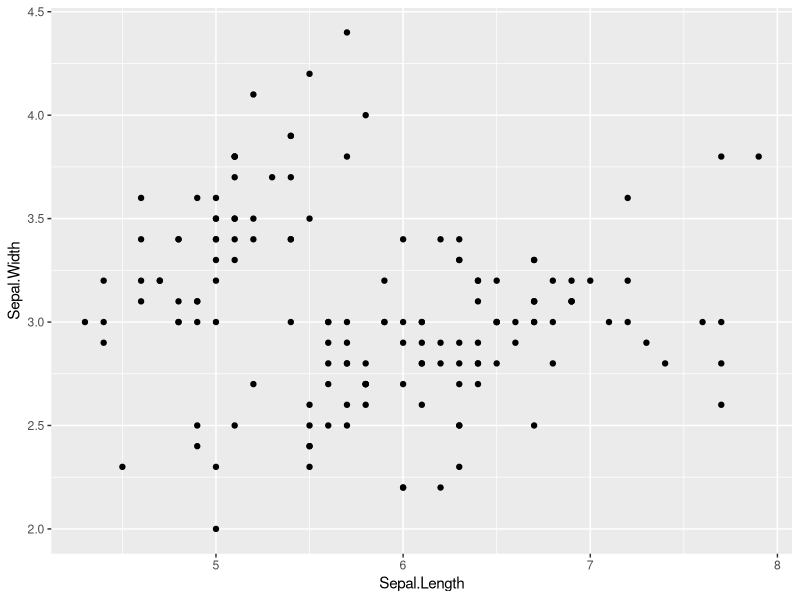
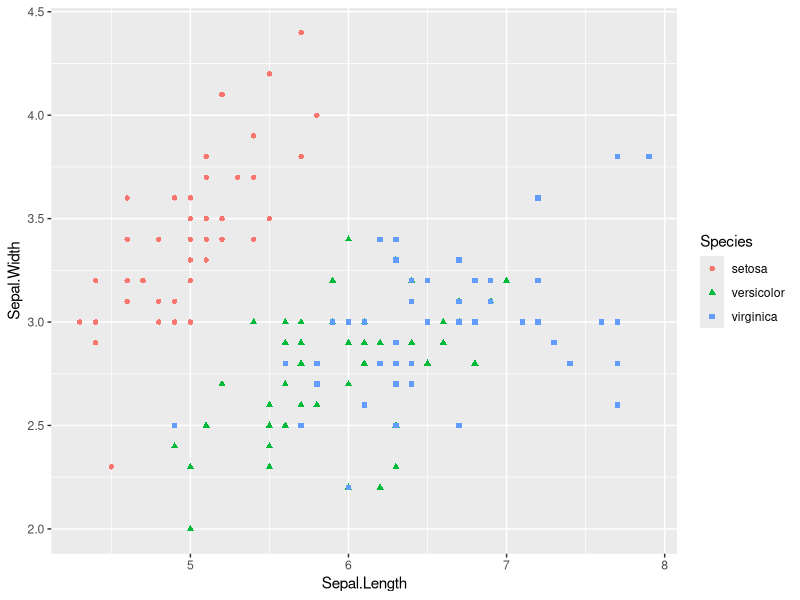
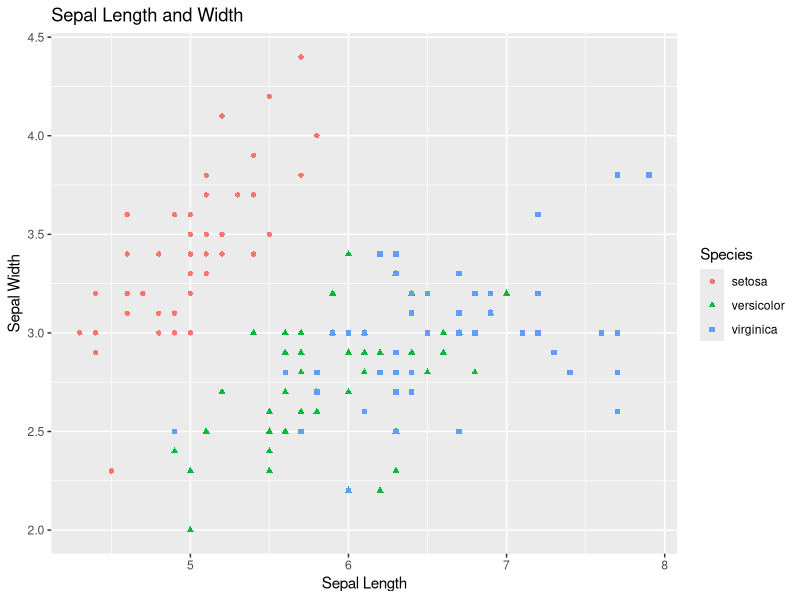
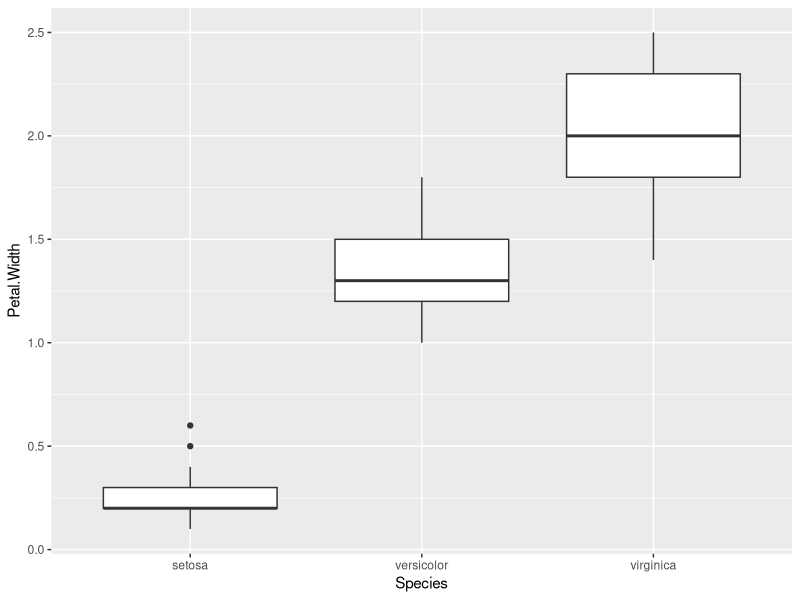
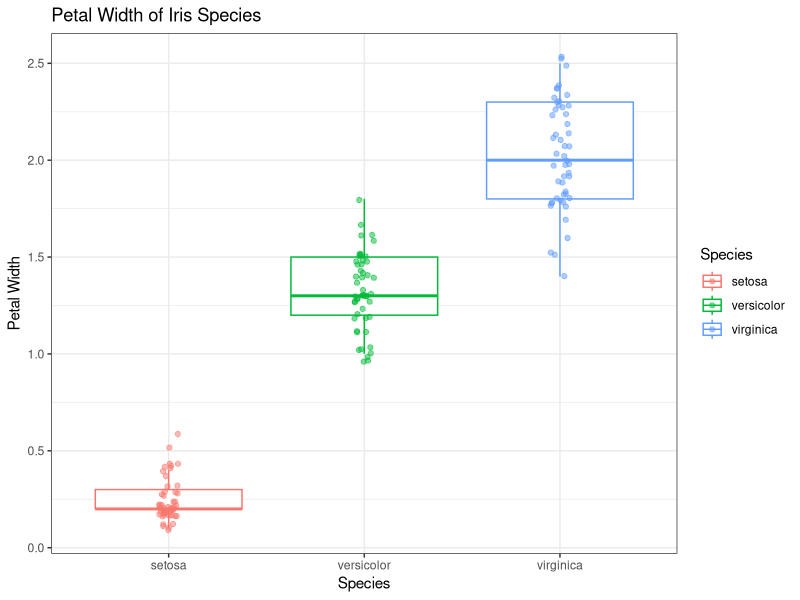
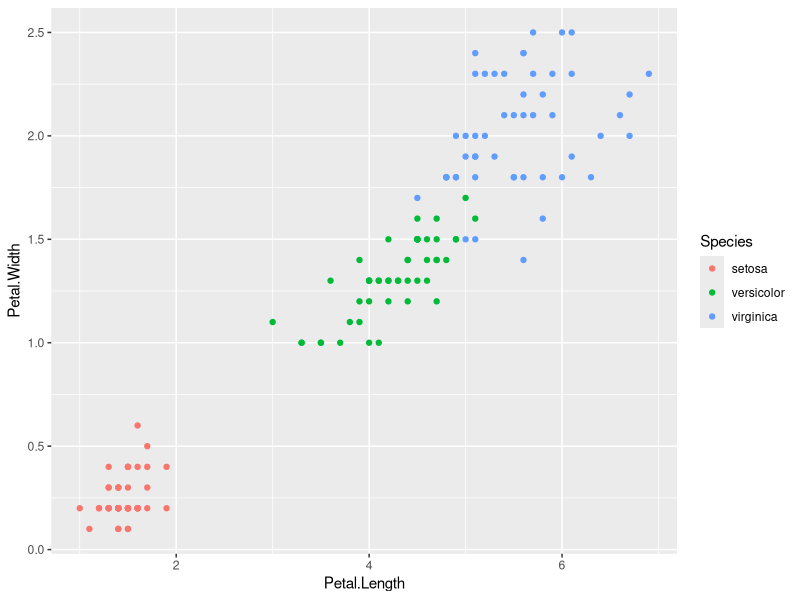
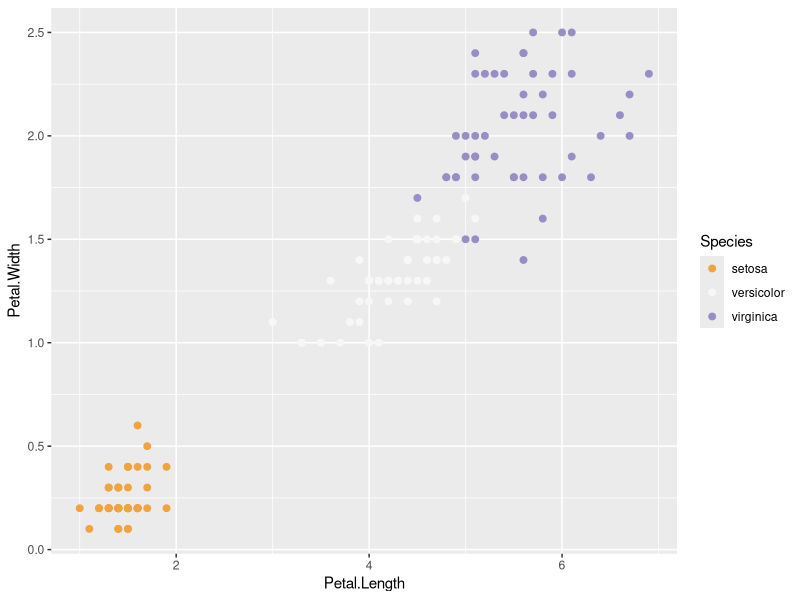
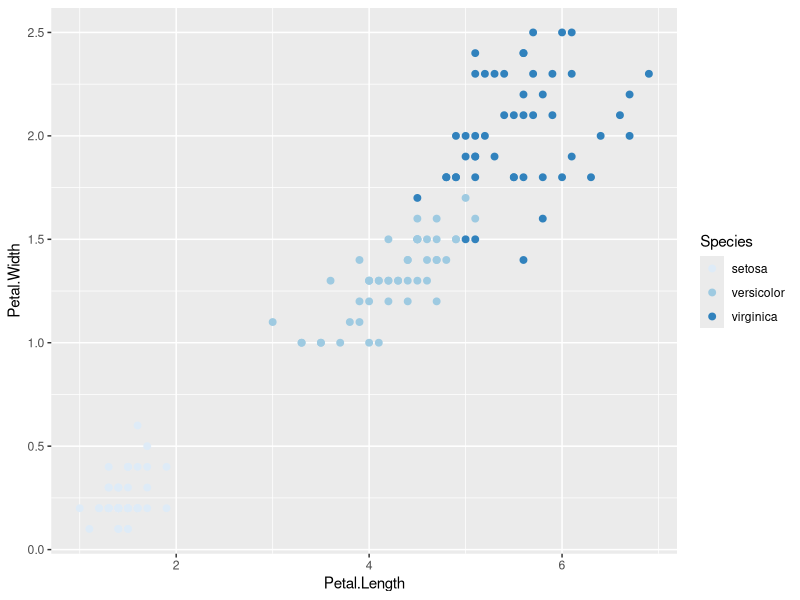

Source code (R) for these figures, in order:
## ---- chunk 1
knitr::opts_chunk$set(echo = TRUE)
## ---- chunk 2
tabl <- "
| Column            | Description                                   |
|-------------------|:----------------------------------------------|
| Sepal.Length	    | Sepal length in centimeters                   |            
| Sepal.Width	      | Sepal width in centimeters                    |
| Petal.Length	    | Petal length in centimeters                   |
| Petal.Width	      | Petal width in centimeters                    |
| Species	          | Name of species name                          |
"
cat(tabl)
## ---- chunk 3
# To see data sets available
data()

# Load the data set of choice
# use the data set name as the argument to `data()`
data(iris)
## ---- chunk 4
# Install the following library
# install.packages("ggplot2")

# Load the ggplot2 package to access its unique functions 
library(ggplot2)


# Step 1: Make the plot object by indicating the input data 
# and plot aesthetics
# Example of creating the plot object for a scatter plot
plot_1 <- ggplot(data = iris, 
                 aes(x = Sepal.Length, 
                     y = Sepal.Width)) 

# Step 2: Add layers to the plot object to plot the data. Here we add 
# the points of the scatter plot
# Example of a basic scatter plot adding a `geom_point()` layer
plot_1 + 
  geom_point()

# Find out the options for `geom_point()`
?geom_point

# Step 3: Modify each layer using specific arguments and aesthetics options
# Example of a colorful scatter plot adding aesthetic mappings to the 
# `geom_point()` layer 
plot_1 + 
  geom_point(aes(color = Species, 
                 shape = Species))
## ---- chunk 5

# Add labels using `labs()`
plot_1 + 
  geom_point(aes(color = Species, 
                 shape = Species)) +
  labs(x = "Sepal Length",
       y = "Sepal Width",
       title = "Sepal Length and Width")
## ---- chunk 6
# Boxplot
plot_2 <- ggplot(data = iris, 
                 aes(x = Species, 
                     y = Petal.Width)) 

# Basic boxplot adding a `geom_boxplot()` layer
# Important note: the x value must be factored or grouped to have individual 
# boxplots returned
plot_2 +
  geom_boxplot()
  
# Colorful boxplot adding more layers and aesthetic mappings to the data
plot_2 + 
  geom_boxplot(aes(color = Species), 
               outlier.colour = NA, 
               position = "dodge") +
  geom_jitter(aes(color = Species, 
                  x = Species), 
              position = position_jitter(width = .05), 
              alpha = 0.5) +
  labs(x = "Species", 
       y = "Petal Width",
       title = "Petal Width of Iris Species") +
  theme_bw()
## ---- chunk 7

# Creating the base plot. Here we have indicated the data set and its 
# mappings.We have also added which column should be used for color 
# and fill mappings.
plot_3 <- ggplot(data = iris, 
                 aes(x = Petal.Length, 
                     y = Petal.Width,
                     color = Species,
                     fill = Species)) 

# Basic boxplot adding a `geom_boxplot()` layer
plot_3 +
  geom_point()
  
## ---- chunk 8
# RColorBrewer Examples
# install.packages("RColorBrewer")
library(RColorBrewer) 

# RColorBrewer Example 1
plot_3 + 
  geom_point(size = 2) +
  scale_color_brewer(palette = "PuOr")

# RColorBrewer Example 2
plot_3 + 
  geom_point(size = 2) +
  scale_color_brewer(palette = "Blues")

# viridisLite Example 1
# To be used with discrete data (non-continous)
# Uses default color option
plot_3 +
  geom_point(size = 2) +
  scale_colour_viridis_d()

# viridisLite Example 2
# To be used with discrete data (non-continous)
# C
plot_3 +
  geom_point(size = 2) +
  scale_colour_viridis_d(option = "plasma")

# Using Your Own Colors, Example 1
plot_3 +
  geom_point(size = 2) +
  scale_color_manual(values = c("#440154FF", "#21908CFF", "#FDE725FF")) 

# Using Your Own Colors, Example 2
plot_3 +
  geom_point(size = 2) +
  scale_color_manual(values = c("orange", "red", "skyblue")) 


## ---- chunk 9
# Install Tidyverse
# install.packages("tidyverse")

# Load the umbrella package Tidyverse
library(tidyverse)

# Reloading data to ensure nothing has been manipulated
data(iris)
## ---- chunk 10
# Create a new object with the subset data
iris_petals <- iris %>%
  filter(Petal.Length < 5) %>%
  select(Species, Petal.Length, Petal.Width)

# Use new data to create a plot object
petal_plot <- ggplot(iris_petals, 
                 aes(x = Petal.Length,
                     y = Petal.Width))

# Add layers to plot object
petal_plot +
  geom_point(aes(shape = Species,
                 color = Species)) +
  labs(title = "Iris Small Petal Lengths")
  
## ---- chunk 11
iris %>%
  filter(Petal.Length < 5) %>%
  select(Species, Petal.Length, Petal.Width) %>%
  ggplot(aes(x = Petal.Length,
             y = Petal.Width)) +
  geom_point(aes(shape = Species,
                 color = Species)) +
  labs(title = "Iris Small Petal Lengths")
## ---- chunk 12
iris %>%
  mutate(petal_ratio = Petal.Width / Petal.Length,
         petal_percent = petal_ratio * 100) %>%
  ggplot(aes(x = Species,
             y = petal_ratio)) +
  geom_boxplot(aes(color = Species)) +
  geom_point(aes(color = Species)) +
  labs(x = "Species",
       y = "Petal Width / Length",
       title = "Petal Ratios") +
  theme_classic()
